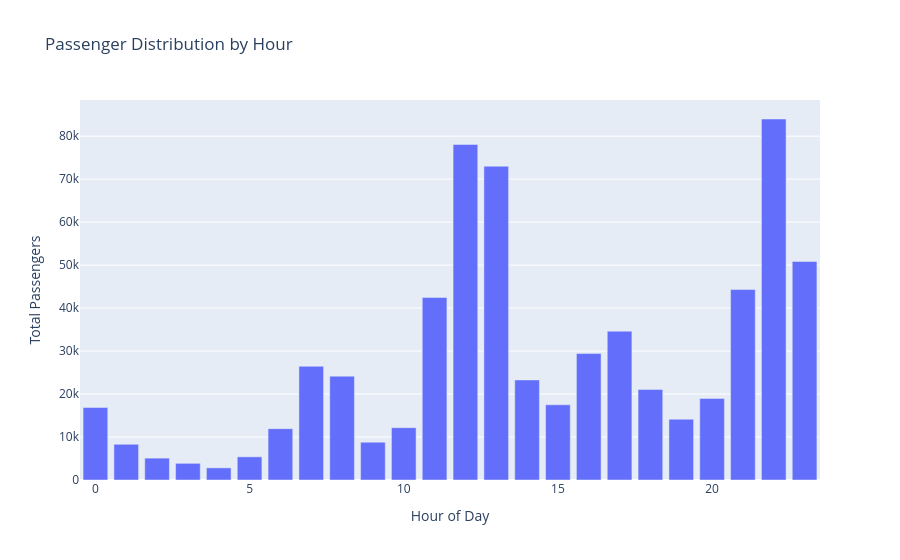

Write notebook code for a chart like this one.
### Code cell
import plotly.express as px
import pandas as pd
import plotly.express as px

# LOAD DATA
df = pd.read_csv("mbta_cleaned.csv", parse_dates=["date"])

# recreate this column (important)
df["total_passengers"] = df["average_ons"] + df["average_offs"]
# aggregate data
hourly = df.groupby("hour")["total_passengers"].sum().reset_index()

# create interactive bar chart
fig_hourly = px.bar(
    hourly,
    x="hour",
    y="total_passengers",
    title="Passenger Distribution by Hour",
    labels={"hour": "Hour of Day", "total_passengers": "Total Passengers"},
)

fig_hourly.show()

# SAVE AS HTML
fig_hourly.write_html("project-folder/charts/hourly_bar.html")

### Figure 1 — Plotly figure (JSON) as saved in the notebook; plotly's stock layout.template omitted (floating-point values rounded to 4 significant figures)
{"data": [{"hovertemplate": "Hour of Day=%{x}<br>Total Passengers=%{y}<extra></extra>", "legendgroup": "", "marker": {"color": "#636efa", "pattern": {"shape": ""}}, "name": "", "orientation": "v", "showlegend": false, "textposition": "auto", "type": "bar", "x": [0, 1, 2, 3, 4, 5, 6, 7, 8, 9, 10, 11, 12, 13, 14, 15, 16, 17, 18, 19, 20, 21, 22, 23], "xaxis": "x", "y": [16880, 8313, 5094, 3879, 2820, 5389, 11943, 26457, 24164, 8796, 12169, 42479, 78079, 73010, 23281, 17499, 29422, 34632, 21081, 14140, 18959, 44309, 83995, 50845], "yaxis": "y"}], "layout": {"barmode": "relative", "legend": {"tracegroupgap": 0}, "title": {"text": "Passenger Distribution by Hour"}, "xaxis": {"anchor": "y", "domain": [0, 1], "title": {"text": "Hour of Day"}}, "yaxis": {"anchor": "x", "domain": [0, 1], "title": {"text": "Total Passengers"}}}}
